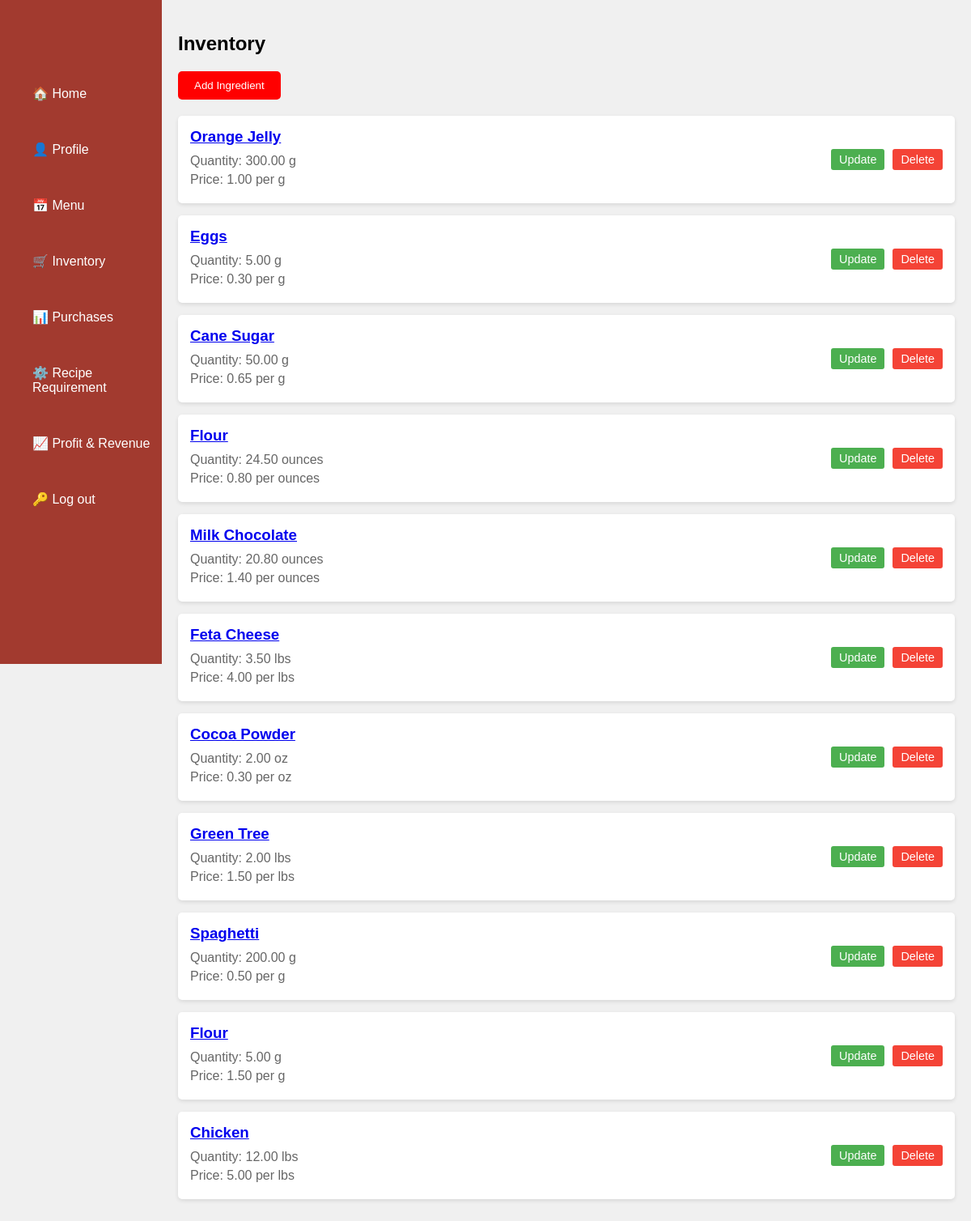
Before: /ingredient/List (signed in) with the older database file.
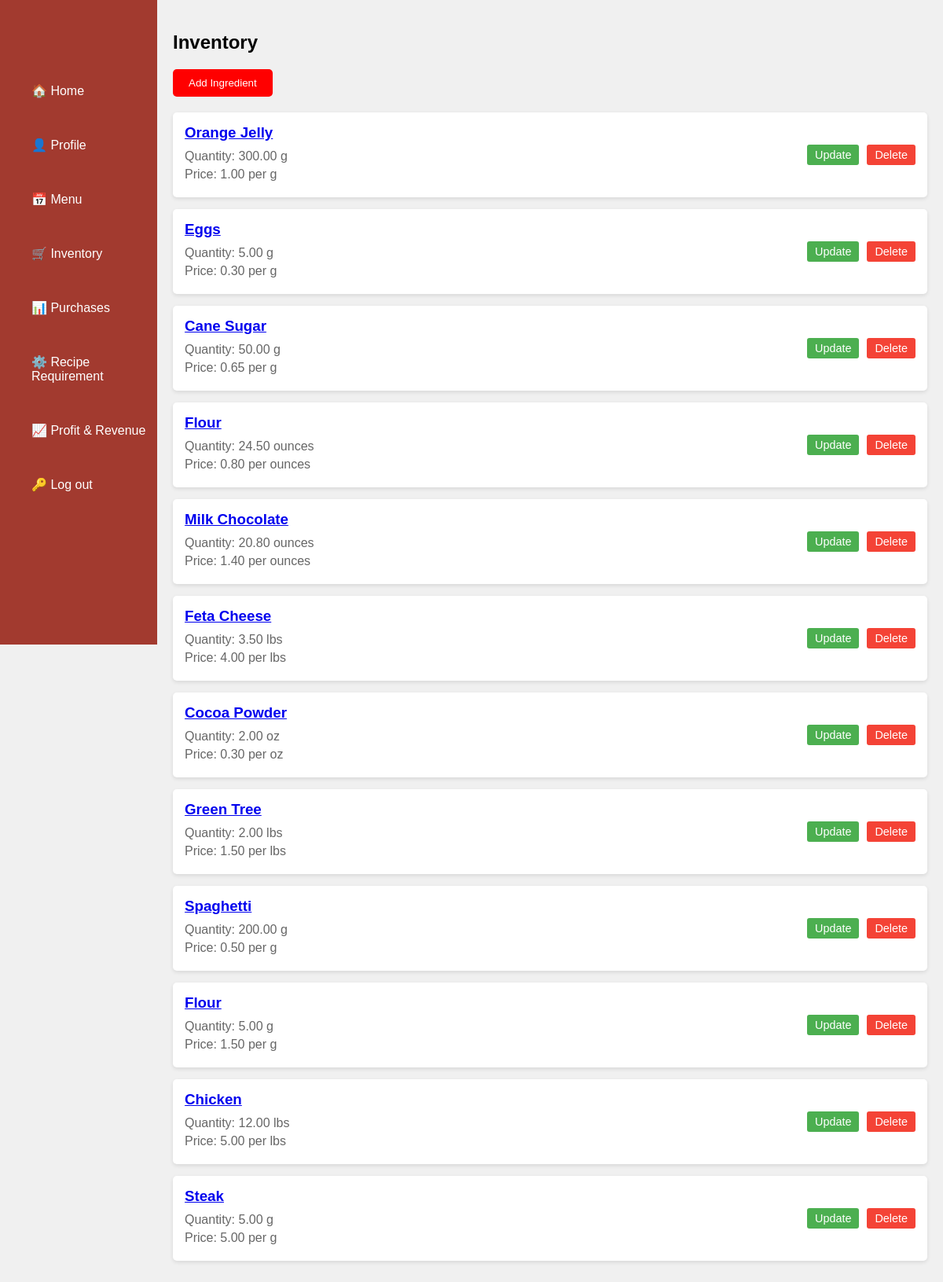
After: the same page with the newer database file.
### inventory/models.py (models this page shows, shortened)
class Ingredient(models.Model):
    id = models.AutoField(primary_key=True)
    name = models.CharField(max_length=200)
    quantity = models.DecimalField(max_digits=10, decimal_places=2)
    price_per_unit = models.DecimalField(max_digits=10, decimal_places=2)
    unit = models.CharField(max_length=200, choices=UNIT_CHOICES, default='')

### inventory/views.py (the view)
# urls.py: path('ingredient/List', views.IngredientsList.as_view(), name='ingredientslist'),
class IngredientsList(LoginRequiredMixin,ListView):
    model = Ingredient
    template_name = 'inventory/ingredients-list.html'
    context_object_name = 'ingredients'
    def get_queryset(self):
        return Ingredient.objects.all()

### inventory/templates/inventory/ingredients-list.html (shortened to what this page needs)
{% load static %}
<!DOCTYPE html>
<html lang="en">
<head>
    <link rel="stylesheet" href="{% static 'inventory/ingredients.css' %}">
</head>
<body>
    <div class="container">
        <div class="main-content">
          <nav class="sidebar">
            <div class="sidebar-icon">
              <ul>
                <a href="{% url 'home' %}">🏠 Home</a>
                <a href="{% url 'profile' %}">👤 Profile</a>
                <a href="{% url 'menuitem' %}">📅 Menu</a>
                <a href="{% url 'ingredientslist' %}">🛒 Inventory</a>
                <a href="{% url 'purchase-list' %}">📊 Purchases</a>
                <a href="{% url 'reciperequirement_create' %}">⚙️ Recipe Requirement</a>
                <a href="{% url 'profit_revenue' %}">📈 Profit & Revenue</a>
                <a href="{% url 'logout' %}">🔑 Log out</a>
               </ul>
            </div>
          </nav>
            <main>
              <h2>Inventory</h2>
              <div class="ingredient-input">
                  <button class="add-item-btn"><a href="{% url 'ingredient-create' %}">Add Ingredient</a></button>
              </div>
              <div class="recipe-requirements">
                  <div class="left-column">
                      {% for ingredient in object_list %}
                      <div class="ingredient-card">
                          <div class="ingredient-info">
                              <h3><a href="{% url 'ingredientdetail' ingredient.id %}">{{ ingredient.name | title }}</a></h3>
                              <p>Quantity: {{ ingredient.quantity }} {{ ingredient.unit }}</p>
                              <p>Price: {{ ingredient.price_per_unit }} per {{ ingredient.unit }}</p>
                          </div>
                          <div class="ingredient-actions">
                              <a href="{% url 'ingredientupdate' ingredient.id %}" class="update btn">Update</a>
                              <a href="{% url 'ingredientdelete' ingredient.id %}" class="delete btn">Delete</a>
                          </div>
                      </div>
                      {% endfor %}
                        </div>
                      </div>
                    </div>
                </div>
</body>
</html>

Changed rows visible on the page:
added Ingredient: name "Steak", quantity "5.00", unit "g", price_per_unit "5.00"
